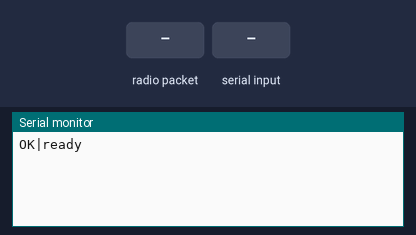
Simulated run of this sketch. Board: ESP32. On the bench: the last lines printed to the serial monitor. The inputs (shaded band) are chosen by the test bench. No radio packets arrive unless stated.

Above: at 1.2 s.
1.3 s: radio packet "1|" arrives
At 1.6 s:
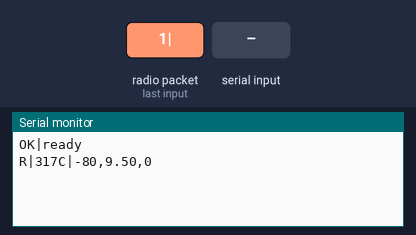
2.8 s: "1|90\n" received over Serial
At 3.8 s:
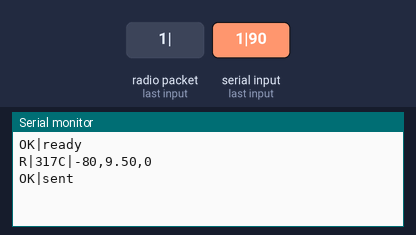
4.3 s: radio packet "5" arrives
At 5.1 s:
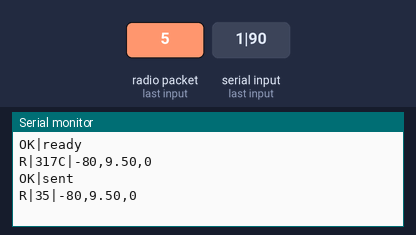

Measured:
- after the input at 1.3 s, the serial monitor: prints a new line at once (image 1)
- after the input at 2.8 s, the serial monitor: prints a new line after 0.06 s (image 2)
- after the input at 4.3 s, the serial monitor: prints a new line at once (image 3)

The sketch:

esp32_bridge.ino
```cpp
#include <SPI.h>
#include <LoRa.h>

#define SS_PIN    15
#define RST_PIN   4
#define DIO0_PIN  16

#define BAND      433E6
#define BW        125E3

int cfgSF = 7;
int cfgCR = 5;
int cfgTX = 7;

void setup() {
  Serial.begin(115200);

  LoRa.setPins(SS_PIN, RST_PIN, DIO0_PIN);

  if (!LoRa.begin(BAND)) {
    Serial.println("OK|lora_init_failed");
    while (true);
  }

  LoRa.setSignalBandwidth(BW);
  LoRa.setSpreadingFactor(cfgSF);
  LoRa.setCodingRate4(cfgCR);
  LoRa.setTxPower(cfgTX, PA_OUTPUT_PA_BOOST_PIN);
  LoRa.enableCrc();

  LoRa.receive();

  Serial.println("OK|ready");
}

void loop() {
  if (Serial.available() > 0) {
    String linea = Serial.readStringUntil('\n');
    linea.trim();
    if (linea.length() > 0) {
      handleSerialLine(linea);
    }
  }

  checkLoRa();
}

void handleSerialLine(String linea) {
  if (linea.startsWith("1|")) {
    sendOverLoRa(linea.substring(2));
  } else if (linea.startsWith("2|")) {
    applyConfig(linea.substring(2));
  }
}

void sendOverLoRa(String hex) {
  uint8_t bytes[255];
  int n = hexToBytes(hex, bytes, sizeof(bytes));
  if (n <= 0) return;

  LoRa.beginPacket();
  LoRa.write(bytes, n);
  LoRa.endPacket();

  LoRa.receive();

  Serial.println("OK|sent");
}

void applyConfig(String csv) {
  int c1 = csv.indexOf(',');
  int c2 = csv.indexOf(',', c1 + 1);
  if (c1 < 0 || c2 < 0) return;

  cfgSF = csv.substring(0, c1).toInt();
  cfgCR = csv.substring(c1 + 1, c2).toInt();
  cfgTX = csv.substring(c2 + 1).toInt();

  LoRa.setSpreadingFactor(cfgSF);
  LoRa.setCodingRate4(cfgCR);
  LoRa.setTxPower(cfgTX, PA_OUTPUT_PA_BOOST_PIN);

  LoRa.receive();

  Serial.println("OK|config");
}

void checkLoRa() {
  int size = LoRa.parsePacket();
  if (size <= 0) return;

  int   rssi = LoRa.packetRssi();
  float snr  = LoRa.packetSnr();
  long  fei  = LoRa.packetFrequencyError();

  String out = "R|";
  while (LoRa.available()) {
    uint8_t b = (uint8_t)LoRa.read();
    out += byteToHex(b);
  }

  out += "|";
  out += String(rssi);
  out += ",";
  out += String(snr, 2);
  out += ",";
  out += String(fei);

  Serial.println(out);
}

int hexToBytes(String hex, uint8_t *out, int maxOut) {
  int len = hex.length();
  if (len % 2 != 0) return -1;

  int n = len / 2;
  if (n > maxOut) return -1;

  for (int i = 0; i < n; i++) {
    int hi = hexCharToVal(hex.charAt(i * 2));
    int lo = hexCharToVal(hex.charAt(i * 2 + 1));
    if (hi < 0 || lo < 0) return -1;
    out[i] = (uint8_t)((hi << 4) | lo);
  }
  return n;
}

int hexCharToVal(char c) {
  if (c >= '0' && c <= '9') return c - '0';
  if (c >= 'A' && c <= 'F') return c - 'A' + 10;
  if (c >= 'a' && c <= 'f') return c - 'a' + 10;
  return -1;
}

String byteToHex(uint8_t b) {
  const char *d = "0123456789ABCDEF";
  String s = "";
  s += d[(b >> 4) & 0x0F];
  s += d[b & 0x0F];
  return s;
}
```
